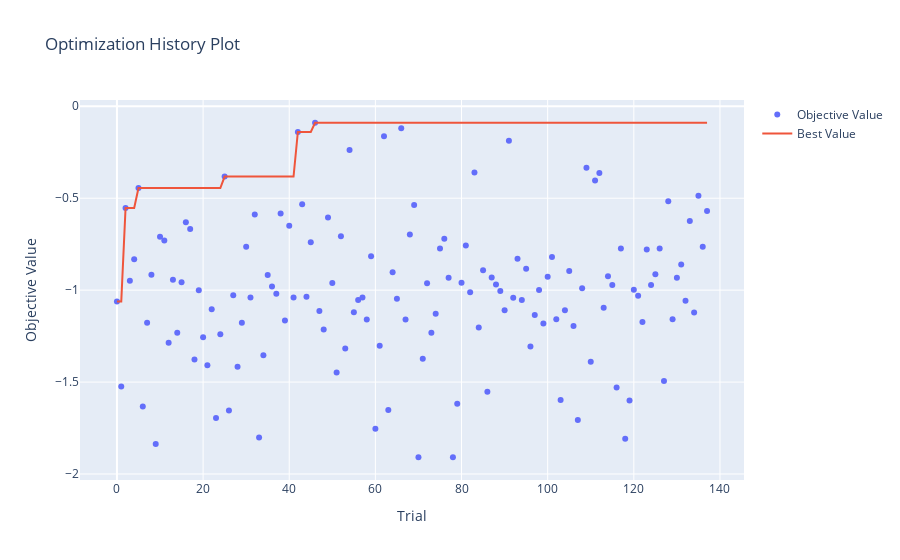

This figure's notebook cell:
### Code cell
file_path = os.path.join(EXPT_RESULT_DIR, '2024-08-11/botorch/griewank_3d/constrained1', 'experiment_results_2024-08-11_22-39-24.csv')
plot_history_from_file(file_path)

### Figure 1 — Plotly figure (JSON) as saved in the notebook; plotly's stock layout.template omitted (floating-point values rounded to 4 significant figures; data arrays with more than 128 entries replaced by an {"elided": "..."} marker saying what was removed)
{"data": [{"mode": "markers", "name": "Objective Value", "type": "scatter", "x": {"elided": "138 int values"}, "y": {"elided": "138 float values"}}, {"mode": "lines", "name": "Best Value", "type": "scatter", "x": {"elided": "138 int values"}, "y": {"elided": "138 float values"}}, {"marker": {"color": "#cccccc"}, "mode": "markers", "name": "Infeasible Trial", "showlegend": false, "type": "scatter", "x": [], "y": []}], "layout": {"title": {"text": "Optimization History Plot"}, "xaxis": {"title": {"text": "Trial"}}, "yaxis": {"title": {"text": "Objective Value"}}}}
